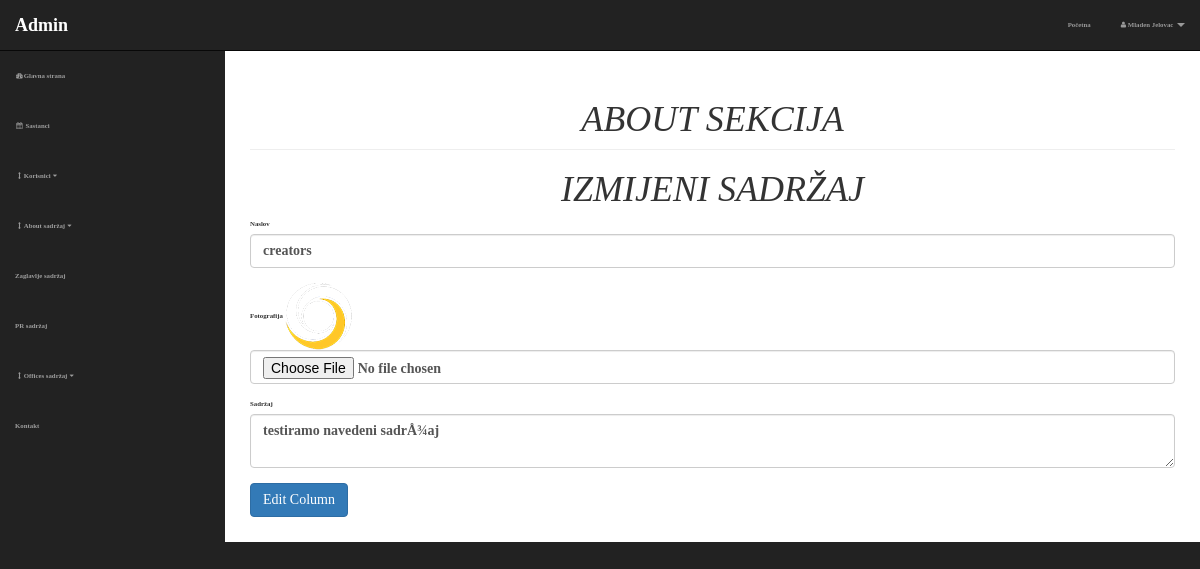
Screenshot of /admin/about_column.php?option=edit&aco_id=3 (signed in) with the database file from the repository.
### tables this page shows
CREATE TABLE `about_columns` (
  `about_column_id` int(3) NOT NULL,
  `about_column_title` varchar(255) NOT NULL,
  `about_column_content` varchar(1200) NOT NULL,
  `about_column_image` text NOT NULL
);

### admin/includes/edit-about_columns.php (the view, shortened to what this page needs)
 <?php
     if(isset($_GET['aco_id'])){
        $get_about_columns_id = $_GET['aco_id'];
     }
     $query = "SELECT * FROM about_columns WHERE about_column_id = $get_about_columns_id";
     $select = mysqli_query($connection, $query);
    while($row = mysqli_fetch_assoc($select)){
        $about_column_title = $row['about_column_title'];
        $about_column_content = $row['about_column_content'];
        $about_column_image = $row['about_column_image'];
   }
 ?>
   <form action="" method="post" enctype="multipart/form-data">
   <h1 class="text-center">IZMIJENI SADRŽAJ</h1>
    <div class="form-group">
        <label for="about_column_title">Naslov</label>
        <input value="<?php echo $about_column_title; ?>" type="text" name="about_column_title" class="form-control">
    </div>
    <div class="form-group">
        <label for="about_column_image">Fotografija</label>
        <img src="../img/<?php echo $about_column_image; ?>" alt="column_image">
        <input type="file" name="about_column_image" class="form-control">
    </div>
    <div class="form-group">
        <label for="about_column_content">Sadržaj</label>
        <textarea name="about_column_content" id="editor-column" class="form-control"><?php echo $about_column_content; ?></textarea>
    </div>
    <div class="form-group">
        <input type="submit"  name="edit_about_column" value="Edit Column" class="btn btn-primary">
    </div>
</form>

### admin/css/sb-admin.css (style rules this page uses)
body { margin-top: 100px; background-color: #222; }
@media (min-width:768px) { body { margin-top: 50px; } }

### style/style.css (style rules this page uses)
:root { --color-primary: rgba(31,31,31); --color-secondary: rgba(255,198,39); }
* { padding: 0; margin: 0; box-sizing: border-box; }
body { font-family: 'Montserrat Regular', fira-sans; font-size: 68%; font-weight: bold; }
h1 { font-family: 'Montserrat Black', fira-sans; font-style: italic; }

### admin/includes/header.php (style rules this page uses)
body, .not_shown { visibility: hidden; }

### rows the page displays
about_columns: about_column_title "creators", about_column_image (picture), about_column_content "testiramo navedeni sadrÅ¾aj"

### other values shown
$_SESSION['firstname'] "Mladen"
$_SESSION['lastname'] "Jelovac"
